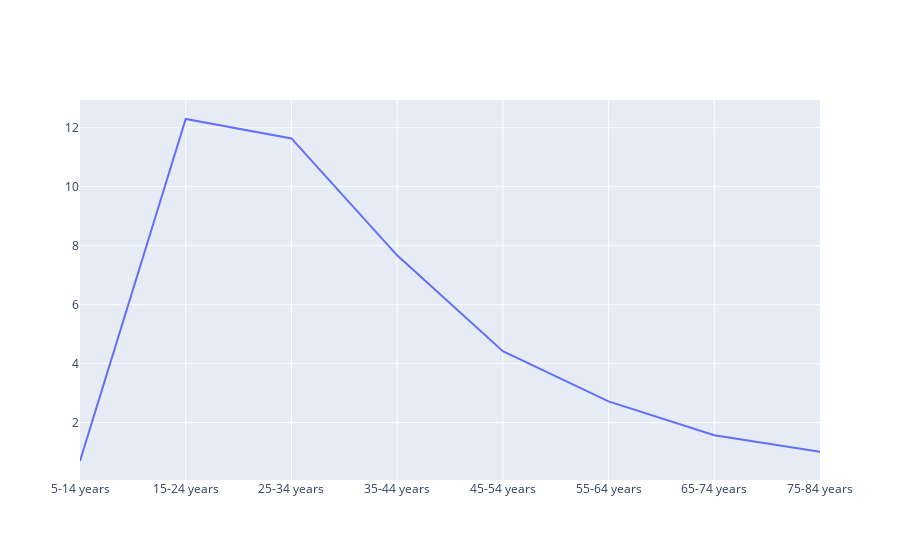

Source (notebook cell):
### Code cell
fig = go.Figure()
fig.add_trace(go.Scatter(x=age_guns["Ten-Year Age Groups"], y=age_guns["Rate"], mode ="lines" ))

### Figure 1 — Plotly figure (JSON) as saved in the notebook; plotly's stock layout.template omitted (floating-point values rounded to 4 significant figures)
{"data": [{"mode": "lines", "type": "scatter", "x": ["5-14 years", "15-24 years", "25-34 years", "35-44 years", "45-54 years", "55-64 years", "65-74 years", "75-84 years"], "y": [0.7, 12.29, 11.64, 7.672, 4.422, 2.722, 1.573, 1.01]}], "layout": {}}
